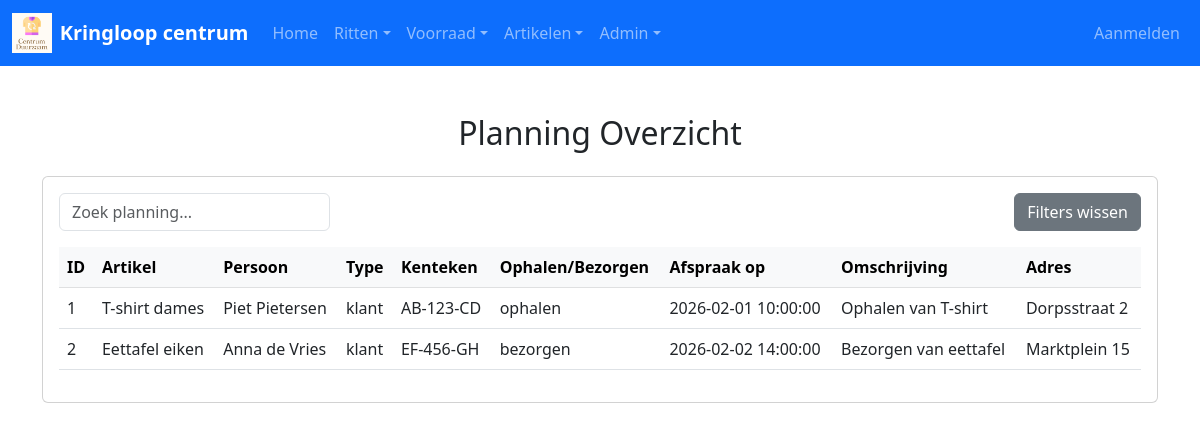
/admin/list_planning.php, run on the app's committed database.
### tables this page shows
CREATE TABLE `planning` (

  `id` int NOT NULL,

  `artikel_id` int NOT NULL,

  `persoon_id` int NOT NULL,

  `kenteken` varchar(255) NOT NULL,

  `ophalen_of_bezorgen` enum('ophalen','bezorgen') NOT NULL,

  `afspraak_op` datetime NOT NULL,

  `omschrijving` text NOT NULL

);

CREATE TABLE `artikel` (

  `id` int NOT NULL,

  `categorie_id` int NOT NULL,

  `naam` varchar(255) NOT NULL,

  `omschrijving` TEXT,

  `merk` VARCHAR(100),

  `kleur` VARCHAR(50),

  `afmeting_maat` VARCHAR(50),

  `prijs_ex_btw` decimal(10,2) NOT NULL,

  `created_at` TIMESTAMP DEFAULT CURRENT_TIMESTAMP,

  `updated_at` TIMESTAMP DEFAULT CURRENT_TIMESTAMP ON UPDATE CURRENT_TIMESTAMP

);

CREATE TABLE `personen` (
  `id` int NOT NULL,
  `type` enum('klant','leverancier') NOT NULL DEFAULT 'klant',
  `voornaam` varchar(100) NOT NULL,
  `achternaam` varchar(100) NOT NULL,
  `adres` varchar(255) NOT NULL,
  `plaats` varchar(100) NOT NULL,
  `postcode` varchar(10) NOT NULL,
  `email` varchar(255) NOT NULL,
  `telefoon` varchar(20) NOT NULL,
  `geboortedatum` date DEFAULT NULL,
  `datum_ingevoerd` datetime DEFAULT CURRENT_TIMESTAMP,
  `actief` tinyint(1) DEFAULT 1
);

### admin/list_planning.php (the view, shortened to what this page needs)
<?php
require_once '../includes/db.php';
$stmt = $pdo->query('
    SELECT p.*, pe.voornaam, pe.achternaam, pe.adres, pe.type, a.naam AS artikel_naam
    FROM planning p
    JOIN personen pe ON p.persoon_id = pe.id
    JOIN artikel a ON p.artikel_id = a.id
    ORDER BY p.afspraak_op ASC
');
$planningen = $stmt->fetchAll(PDO::FETCH_ASSOC);
?>
<?php
include '../includes/header.php';
?>
<div class="container my-5">
    <h2 class="mb-4 text-center">Planning Overzicht</h2>
    <div class="card">
        <div class="card-body">
            <div class="d-flex justify-content-between mb-3">
                <input type="text" class="form-control w-25" placeholder="Zoek planning...">
                <button class="btn btn-secondary">Filters wissen</button>
            </div>
            <table class="table table-hover">
                <thead class="table-light">
                    <tr>
                        <th>ID</th>
                        <th>Artikel</th>
                        <th>Persoon</th>
                        <th>Type</th>
                        <th>Kenteken</th>
                        <th>Ophalen/Bezorgen</th>
                        <th>Afspraak op</th>
                        <th>Omschrijving</th>
                        <th>Adres</th>
                    </tr>
                </thead>
                <tbody>
                    <?php foreach ($planningen as $planning): ?>
                        <tr>
                            <td><?php echo $planning['id']; ?></td>
                            <td><?php echo $planning['artikel_naam']; ?></td>
                            <td><?php echo $planning['voornaam'] . ' ' . $planning['achternaam']; ?></td>
                            <td><?php echo $planning['type']; ?></td>
                            <td><?php echo $planning['kenteken']; ?></td>
                            <td><?php echo $planning['ophalen_of_bezorgen']; ?></td>
                            <td><?php echo $planning['afspraak_op']; ?></td>
                            <td><?php echo $planning['omschrijving']; ?></td>
                            <td><?php echo $planning['adres']; ?></td>
                        </tr>
                    <?php endforeach; ?>
                </tbody>
            </table>
        </div>
    </div>
</div>
<?php
include '../includes/footer.php';
?>

### assets/css/style.css (style rules this page uses)
:root { --primary-blue: #3366CC; --hover-blue: #2952A3; }

### data on the page
planning: id "1", artikel.naam "T-shirt dames", persoon.voornaam "Piet", persoon.achternaam "Pietersen", persoon.type "klant", kenteken "AB-123-CD", ophalen_of_bezorgen "ophalen", afspraak_op "2026-02-01 10:00:00", omschrijving "Ophalen van T-shirt", persoon.adres "Dorpsstraat 2"
planning: id "2", artikel.naam "Eettafel eiken", persoon.voornaam "Anna", persoon.achternaam "de Vries", persoon.type "klant", kenteken "EF-456-GH", ophalen_of_bezorgen "bezorgen", afspraak_op "2026-02-02 14:00:00", omschrijving "Bezorgen van eettafel", persoon.adres "Marktplein 15"
